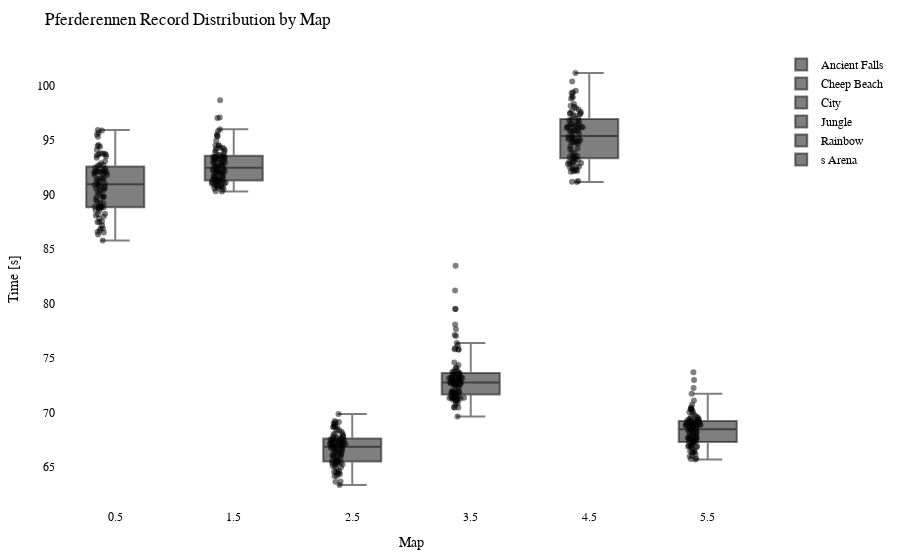

Notebook cell for this chart:
### Code cell
import plotly.graph_objects as go
import plotly.io as pio

df = getRecordsDataframe(minigame="Pferderennen")

# Calculate the offset for centering the data points
num_columns = len(df.columns)
offset = 0.5

# Create a Swarm plot using Plotly
fig = go.Figure()

for i, column in enumerate(df.columns):
    x_values = [i + offset] * len(df[column])  # Adjust x-values with offset for horizontal centering
    fig.add_trace(go.Box(x=x_values,
                         y=df[column],
                         name=column,
                         boxpoints='all',
                         pointpos=-0.5,  # Adjust point position to prevent overlapping
                         marker=dict(color='rgba(0,0,0,0.5)', size=6),  # Adjust marker color and size
                         hovertext=df.index,
                         hoverinfo='text+y'))

fig.update_layout(title="Pferderennen Record Distribution by Map",
                  xaxis=dict(title="Map"),
                  yaxis=dict(title="Time [s]"),
                  showlegend=True,
                  font=dict(family="Arial", size=12, color="black"),  # Customize font
                  plot_bgcolor="white",  # Set background color
                  margin=dict(l=50, r=50, t=50, b=50),  # Adjust margins for better layout
                  )

pio.show(fig)

pio.write_html(fig, "out/pferd_swarm_plot.html")

### Figure 1 — Plotly figure (JSON) as saved in the notebook; plotly's stock layout.template omitted (floating-point values rounded to 4 significant figures)
{"data": [{"boxpoints": "all", "hoverinfo": "text+y", "hovertext": ["agowskyy", "Anni808", "Axollotel", "BacardiSprite", "bawskey", "BearchenGott", "BusinessBent", "byTobi", "cediiiiii_10", "Chander24", "Chrisi20101", "crocodile1870", "cxl1lo", "DarkCobweb", "DerBaumIstDerWeg", "Dokkkkko", "Ex4cted", "Falke23_5", "Feinberg", "Fflopse", "ForceFox", "Freeeedom", "frutigall", "GamemasterNiki", "GeneralEnte06", "Gerrygames", "Gobo9", "GrafikKatze", "Grapfen", "Gummibearchen", "H1ghsay", "h4nnes", "Harold_Sensemann", "HerrDante", "Jan2220", "JennieKim", "jimmi1410", "JOW23", "Joy_8oy", "JustK1lling", "KakaMC", "Kanickelul", "Kokochampi", "Kokochampo", "Kyuudo", "LeWi_100", "Livgo", "lizsyy", "LordAlexos", "Lubotter2009", "Luis_XYZ", "M0orey_0", "marbrueck", "Martomias", "Mincheeen", "MrNulfred", "Nexilus", "Ninivee", "officialryzon", "Oronor", "Pedrozockt", "Picutar", "PixlNight", "PolizeiDreamy", "Radattel", "Raefinzs", "Ritokii", "rXzEr_Justin", "Sackkerl", "schmaarek", "ScreamingBlatz", "Sebi1801", "Seemops_8", "Sey__", "SpeckyCut", "StaudammAusHolz", "Tomiokey", "tsuneee", "twitchparaskiill", "Txlentierter", "Umgfoin", "WirdNichtGeladen", "Wissender", "xBaumeisterin", "xX_Dima_ggg_Xx6", "xX_Masha_ggg_Xx9", "ymq_", "yzvm", "zTotito", "_n3d", "_Waldi_"], "marker": {"color": "rgba(0,0,0,0.5)", "size": 6}, "name": "Ancient Falls", "pointpos": -0.5, "type": "box", "x": [0.5, 0.5, 0.5, 0.5, 0.5, 0.5, 0.5, 0.5, 0.5, 0.5, 0.5, 0.5, 0.5, 0.5, 0.5, 0.5, 0.5, 0.5, 0.5, 0.5, 0.5, 0.5, 0.5, 0.5, 0.5, 0.5, 0.5, 0.5, 0.5, 0.5, 0.5, 0.5, 0.5, 0.5, 0.5, 0.5, 0.5, 0.5, 0.5, 0.5, 0.5, 0.5, 0.5, 0.5, 0.5, 0.5, 0.5, 0.5, 0.5, 0.5, 0.5, 0.5, 0.5, 0.5, 0.5, 0.5, 0.5, 0.5, 0.5, 0.5, 0.5, 0.5, 0.5, 0.5, 0.5, 0.5, 0.5, 0.5, 0.5, 0.5, 0.5, 0.5, 0.5, 0.5, 0.5, 0.5, 0.5, 0.5, 0.5, 0.5, 0.5, 0.5, 0.5, 0.5, 0.5, 0.5, 0.5, 0.5, 0.5, 0.5, 0.5], "y": [94.13, 91.55, 92.5, 92.37, 88.84, 87.48, 94.47, 93.69, 86.89, 93.78, 88.84, 89.21, 89.27, 92.11, 90.75, 92.03, 87.98, 93.39, null, 85.8, 95.9, 88.09, 88.8, 89.84, 87.16, 93.76, 86.57, 92.07, 90.09, 87.48, 90.82, 91.23, 94.41, 88.84, 88.96, 93.79, 92.16, 92.16, 90.38, 90.27, 91.01, null, 95.7, 94.57, 89.34, 88.55, 91.91, 86.52, 93.06, 91.51, 88.55, 91.81, 92.65, 90.7, 89.76, 92.21, 91.4, 90.9, 91.3, 93.69, 87.53, 90.61, 89.83, 95.52, 93.5, 92.06, 95.31, 91.01, 92.24, 86.89, 92.72, null, 91.43, 88.25, 95.94, 89.53, 90.56, 86.34, 92.71, 90.39, 88.2, 92.89, 89.79, 88.72, 88.89, 92.0, 86.71, 87.79, 91.82, 88.88, 93.59]}, {"boxpoints": "all", "hoverinfo": "text+y", "hovertext": ["agowskyy", "Anni808", "Axollotel", "BacardiSprite", "bawskey", "BearchenGott", "BusinessBent", "byTobi", "cediiiiii_10", "Chander24", "Chrisi20101", "crocodile1870", "cxl1lo", "DarkCobweb", "DerBaumIstDerWeg", "Dokkkkko", "Ex4cted", "Falke23_5", "Feinberg", "Fflopse", "ForceFox", "Freeeedom", "frutigall", "GamemasterNiki", "GeneralEnte06", "Gerrygames", "Gobo9", "GrafikKatze", "Grapfen", "Gummibearchen", "H1ghsay", "h4nnes", "Harold_Sensemann", "HerrDante", "Jan2220", "JennieKim", "jimmi1410", "JOW23", "Joy_8oy", "JustK1lling", "KakaMC", "Kanickelul", "Kokochampi", "Kokochampo", "Kyuudo", "LeWi_100", "Livgo", "lizsyy", "LordAlexos", "Lubotter2009", "Luis_XYZ", "M0orey_0", "marbrueck", "Martomias", "Mincheeen", "MrNulfred", "Nexilus", "Ninivee", "officialryzon", "Oronor", "Pedrozockt", "Picutar", "PixlNight", "PolizeiDreamy", "Radattel", "Raefinzs", "Ritokii", "rXzEr_Justin", "Sackkerl", "schmaarek", "ScreamingBlatz", "Sebi1801", "Seemops_8", "Sey__", "SpeckyCut", "StaudammAusHolz", "Tomiokey", "tsuneee", "twitchparaskiill", "Txlentierter", "Umgfoin", "WirdNichtGeladen", "Wissender", "xBaumeisterin", "xX_Dima_ggg_Xx6", "xX_Masha_ggg_Xx9", "ymq_", "yzvm", "zTotito", "_n3d", "_Waldi_"], "marker": {"color": "rgba(0,0,0,0.5)", "size": 6}, "name": "Cheep Beach", "pointpos": -0.5, "type": "box", "x": [1.5, 1.5, 1.5, 1.5, 1.5, 1.5, 1.5, 1.5, 1.5, 1.5, 1.5, 1.5, 1.5, 1.5, 1.5, 1.5, 1.5, 1.5, 1.5, 1.5, 1.5, 1.5, 1.5, 1.5, 1.5, 1.5, 1.5, 1.5, 1.5, 1.5, 1.5, 1.5, 1.5, 1.5, 1.5, 1.5, 1.5, 1.5, 1.5, 1.5, 1.5, 1.5, 1.5, 1.5, 1.5, 1.5, 1.5, 1.5, 1.5, 1.5, 1.5, 1.5, 1.5, 1.5, 1.5, 1.5, 1.5, 1.5, 1.5, 1.5, 1.5, 1.5, 1.5, 1.5, 1.5, 1.5, 1.5, 1.5, 1.5, 1.5, 1.5, 1.5, 1.5, 1.5, 1.5, 1.5, 1.5, 1.5, 1.5, 1.5, 1.5, 1.5, 1.5, 1.5, 1.5, 1.5, 1.5, 1.5, 1.5, 1.5, 1.5], "y": [92.15, 93.21, 94.3, 91.03, 91.66, 90.85, 95.53, 94.06, 90.31, 93.28, 91.58, 91.36, 91.34, 92.25, 92.96, 94.5, 91.43, 92.47, 96.01, 90.28, 94.31, 90.59, 91.2, 92.78, 90.56, 91.96, 90.78, 92.24, 91.81, 90.85, 94.24, 91.63, 92.71, 90.73, 92.3, 93.07, 93.28, 91.0, 92.57, 97.09, 91.3, 98.66, 95.84, 97.03, 91.51, 91.17, 93.46, 90.82, 94.96, 93.89, 91.71, 93.66, 92.9, 92.0, 92.93, 92.81, 93.47, 91.99, null, 95.39, 91.15, 91.99, 92.12, 93.45, 94.51, 93.61, 93.43, 93.45, 93.78, 90.49, 94.01, 93.13, 91.31, 90.85, 93.28, 92.49, 92.67, 91.44, 93.57, 94.17, 91.09, 92.26, 92.55, 91.04, 92.16, 94.51, 90.67, 91.26, 95.36, 91.24, 93.37]}, {"boxpoints": "all", "hoverinfo": "text+y", "hovertext": ["agowskyy", "Anni808", "Axollotel", "BacardiSprite", "bawskey", "BearchenGott", "BusinessBent", "byTobi", "cediiiiii_10", "Chander24", "Chrisi20101", "crocodile1870", "cxl1lo", "DarkCobweb", "DerBaumIstDerWeg", "Dokkkkko", "Ex4cted", "Falke23_5", "Feinberg", "Fflopse", "ForceFox", "Freeeedom", "frutigall", "GamemasterNiki", "GeneralEnte06", "Gerrygames", "Gobo9", "GrafikKatze", "Grapfen", "Gummibearchen", "H1ghsay", "h4nnes", "Harold_Sensemann", "HerrDante", "Jan2220", "JennieKim", "jimmi1410", "JOW23", "Joy_8oy", "JustK1lling", "KakaMC", "Kanickelul", "Kokochampi", "Kokochampo", "Kyuudo", "LeWi_100", "Livgo", "lizsyy", "LordAlexos", "Lubotter2009", "Luis_XYZ", "M0orey_0", "marbrueck", "Martomias", "Mincheeen", "MrNulfred", "Nexilus", "Ninivee", "officialryzon", "Oronor", "Pedrozockt", "Picutar", "PixlNight", "PolizeiDreamy", "Radattel", "Raefinzs", "Ritokii", "rXzEr_Justin", "Sackkerl", "schmaarek", "ScreamingBlatz", "Sebi1801", "Seemops_8", "Sey__", "SpeckyCut", "StaudammAusHolz", "Tomiokey", "tsuneee", "twitchparaskiill", "Txlentierter", "Umgfoin", "WirdNichtGeladen", "Wissender", "xBaumeisterin", "xX_Dima_ggg_Xx6", "xX_Masha_ggg_Xx9", "ymq_", "yzvm", "zTotito", "_n3d", "_Waldi_"], "marker": {"color": "rgba(0,0,0,0.5)", "size": 6}, "name": "City", "pointpos": -0.5, "type": "box", "x": [2.5, 2.5, 2.5, 2.5, 2.5, 2.5, 2.5, 2.5, 2.5, 2.5, 2.5, 2.5, 2.5, 2.5, 2.5, 2.5, 2.5, 2.5, 2.5, 2.5, 2.5, 2.5, 2.5, 2.5, 2.5, 2.5, 2.5, 2.5, 2.5, 2.5, 2.5, 2.5, 2.5, 2.5, 2.5, 2.5, 2.5, 2.5, 2.5, 2.5, 2.5, 2.5, 2.5, 2.5, 2.5, 2.5, 2.5, 2.5, 2.5, 2.5, 2.5, 2.5, 2.5, 2.5, 2.5, 2.5, 2.5, 2.5, 2.5, 2.5, 2.5, 2.5, 2.5, 2.5, 2.5, 2.5, 2.5, 2.5, 2.5, 2.5, 2.5, 2.5, 2.5, 2.5, 2.5, 2.5, 2.5, 2.5, 2.5, 2.5, 2.5, 2.5, 2.5, 2.5, 2.5, 2.5, 2.5, 2.5, 2.5, 2.5, 2.5], "y": [69.12, 66.19, 68.41, 64.89, 65.8, 65.07, 67.88, 68.03, 63.66, 69.07, 65.52, 65.9, 65.37, 66.95, 67.51, 67.65, 65.29, 66.71, 69.0, 63.32, 66.48, 65.46, 66.26, 67.04, 64.64, 66.84, 64.39, 65.57, 66.71, 65.07, 67.42, 65.7, 68.11, 64.17, 67.29, 67.49, 68.67, 65.97, 66.68, 66.38, 65.2, 66.45, 69.2, 68.69, 65.36, 65.48, 66.52, 64.17, 66.05, 67.24, 67.52, 68.36, 67.62, 66.68, 66.22, 67.29, 67.76, 66.98, null, 67.35, 64.95, 68.21, 67.1, 66.94, 68.65, 66.89, 67.61, 67.17, 66.97, 64.31, 66.15, 67.39, 65.91, 64.53, 68.68, 67.46, 67.18, 64.54, 67.1, null, 65.35, 67.77, 66.75, 67.67, 67.07, 68.91, 64.48, 63.62, 67.99, 65.41, 69.86]}, {"boxpoints": "all", "hoverinfo": "text+y", "hovertext": ["agowskyy", "Anni808", "Axollotel", "BacardiSprite", "bawskey", "BearchenGott", "BusinessBent", "byTobi", "cediiiiii_10", "Chander24", "Chrisi20101", "crocodile1870", "cxl1lo", "DarkCobweb", "DerBaumIstDerWeg", "Dokkkkko", "Ex4cted", "Falke23_5", "Feinberg", "Fflopse", "ForceFox", "Freeeedom", "frutigall", "GamemasterNiki", "GeneralEnte06", "Gerrygames", "Gobo9", "GrafikKatze", "Grapfen", "Gummibearchen", "H1ghsay", "h4nnes", "Harold_Sensemann", "HerrDante", "Jan2220", "JennieKim", "jimmi1410", "JOW23", "Joy_8oy", "JustK1lling", "KakaMC", "Kanickelul", "Kokochampi", "Kokochampo", "Kyuudo", "LeWi_100", "Livgo", "lizsyy", "LordAlexos", "Lubotter2009", "Luis_XYZ", "M0orey_0", "marbrueck", "Martomias", "Mincheeen", "MrNulfred", "Nexilus", "Ninivee", "officialryzon", "Oronor", "Pedrozockt", "Picutar", "PixlNight", "PolizeiDreamy", "Radattel", "Raefinzs", "Ritokii", "rXzEr_Justin", "Sackkerl", "schmaarek", "ScreamingBlatz", "Sebi1801", "Seemops_8", "Sey__", "SpeckyCut", "StaudammAusHolz", "Tomiokey", "tsuneee", "twitchparaskiill", "Txlentierter", "Umgfoin", "WirdNichtGeladen", "Wissender", "xBaumeisterin", "xX_Dima_ggg_Xx6", "xX_Masha_ggg_Xx9", "ymq_", "yzvm", "zTotito", "_n3d", "_Waldi_"], "marker": {"color": "rgba(0,0,0,0.5)", "size": 6}, "name": "Jungle", "pointpos": -0.5, "type": "box", "x": [3.5, 3.5, 3.5, 3.5, 3.5, 3.5, 3.5, 3.5, 3.5, 3.5, 3.5, 3.5, 3.5, 3.5, 3.5, 3.5, 3.5, 3.5, 3.5, 3.5, 3.5, 3.5, 3.5, 3.5, 3.5, 3.5, 3.5, 3.5, 3.5, 3.5, 3.5, 3.5, 3.5, 3.5, 3.5, 3.5, 3.5, 3.5, 3.5, 3.5, 3.5, 3.5, 3.5, 3.5, 3.5, 3.5, 3.5, 3.5, 3.5, 3.5, 3.5, 3.5, 3.5, 3.5, 3.5, 3.5, 3.5, 3.5, 3.5, 3.5, 3.5, 3.5, 3.5, 3.5, 3.5, 3.5, 3.5, 3.5, 3.5, 3.5, 3.5, 3.5, 3.5, 3.5, 3.5, 3.5, 3.5, 3.5, 3.5, 3.5, 3.5, 3.5, 3.5, 3.5, 3.5, 3.5, 3.5, 3.5, 3.5, 3.5, 3.5], "y": [79.48, 72.67, 77.02, 71.32, 75.75, 71.27, null, 73.7, 70.47, 74.11, 72.25, 72.59, 71.7, 73.52, 72.73, 72.96, 71.81, 76.17, 76.37, 69.62, 73.14, 71.1, 73.03, 71.99, 70.97, 73.78, 71.34, 71.44, 71.78, 71.27, 73.23, 71.43, 75.89, 71.34, 72.9, 72.54, 73.39, 71.87, 74.35, 71.14, 71.45, null, 74.59, null, 73.23, 70.45, 73.11, 70.85, 77.64, 72.44, 72.38, 73.19, 73.17, 72.77, 73.03, 72.6, 79.5, 72.58, 73.04, 75.81, 70.69, 73.49, 72.76, 73.62, 77.1, 73.21, 83.47, 73.54, 73.39, 71.19, 74.04, null, 71.79, 71.89, 78.07, 71.65, 73.83, 71.35, 81.18, null, 71.88, 72.72, 72.68, 71.72, 71.87, 72.87, 70.44, 71.44, 73.58, 71.25, 75.8]}, {"boxpoints": "all", "hoverinfo": "text+y", "hovertext": ["agowskyy", "Anni808", "Axollotel", "BacardiSprite", "bawskey", "BearchenGott", "BusinessBent", "byTobi", "cediiiiii_10", "Chander24", "Chrisi20101", "crocodile1870", "cxl1lo", "DarkCobweb", "DerBaumIstDerWeg", "Dokkkkko", "Ex4cted", "Falke23_5", "Feinberg", "Fflopse", "ForceFox", "Freeeedom", "frutigall", "GamemasterNiki", "GeneralEnte06", "Gerrygames", "Gobo9", "GrafikKatze", "Grapfen", "Gummibearchen", "H1ghsay", "h4nnes", "Harold_Sensemann", "HerrDante", "Jan2220", "JennieKim", "jimmi1410", "JOW23", "Joy_8oy", "JustK1lling", "KakaMC", "Kanickelul", "Kokochampi", "Kokochampo", "Kyuudo", "LeWi_100", "Livgo", "lizsyy", "LordAlexos", "Lubotter2009", "Luis_XYZ", "M0orey_0", "marbrueck", "Martomias", "Mincheeen", "MrNulfred", "Nexilus", "Ninivee", "officialryzon", "Oronor", "Pedrozockt", "Picutar", "PixlNight", "PolizeiDreamy", "Radattel", "Raefinzs", "Ritokii", "rXzEr_Justin", "Sackkerl", "schmaarek", "ScreamingBlatz", "Sebi1801", "Seemops_8", "Sey__", "SpeckyCut", "StaudammAusHolz", "Tomiokey", "tsuneee", "twitchparaskiill", "Txlentierter", "Umgfoin", "WirdNichtGeladen", "Wissender", "xBaumeisterin", "xX_Dima_ggg_Xx6", "xX_Masha_ggg_Xx9", "ymq_", "yzvm", "zTotito", "_n3d", "_Waldi_"], "marker": {"color": "rgba(0,0,0,0.5)", "size": 6}, "name": "Rainbow", "pointpos": -0.5, "type": "box", "x": [4.5, 4.5, 4.5, 4.5, 4.5, 4.5, 4.5, 4.5, 4.5, 4.5, 4.5, 4.5, 4.5, 4.5, 4.5, 4.5, 4.5, 4.5, 4.5, 4.5, 4.5, 4.5, 4.5, 4.5, 4.5, 4.5, 4.5, 4.5, 4.5, 4.5, 4.5, 4.5, 4.5, 4.5, 4.5, 4.5, 4.5, 4.5, 4.5, 4.5, 4.5, 4.5, 4.5, 4.5, 4.5, 4.5, 4.5, 4.5, 4.5, 4.5, 4.5, 4.5, 4.5, 4.5, 4.5, 4.5, 4.5, 4.5, 4.5, 4.5, 4.5, 4.5, 4.5, 4.5, 4.5, 4.5, 4.5, 4.5, 4.5, 4.5, 4.5, 4.5, 4.5, 4.5, 4.5, 4.5, 4.5, 4.5, 4.5, 4.5, 4.5, 4.5, 4.5, 4.5, 4.5, 4.5, 4.5, 4.5, 4.5, 4.5, 4.5], "y": [98.92, 95.79, 95.75, 92.92, 97.95, 93.03, 98.33, 94.79, 91.15, 99.39, 93.92, 92.89, 95.38, 94.8, 94.24, 96.36, 92.97, 95.92, 96.25, 91.24, 93.53, 92.21, 94.87, 94.84, 93.84, 95.22, 91.19, 92.56, 93.32, 93.03, 97.51, 93.34, 96.19, 92.29, 95.17, 96.84, 96.11, 92.56, 97.39, 97.83, 93.19, null, 99.54, 97.61, 96.03, 92.1, 97.28, 92.17, 101.2, 95.59, 96.48, 96.23, 97.02, 95.29, 96.46, 94.67, 98.17, 96.78, null, 97.45, 92.14, 96.17, 93.0, 96.28, 99.06, 97.25, 96.72, 96.54, 95.82, 92.57, 96.92, 97.72, 94.91, 93.57, 98.8, 94.43, 98.08, 92.37, 95.88, 92.5, 94.99, 95.09, 96.23, 94.19, 95.15, 100.4, 92.81, 93.47, 99.34, 93.46, 97.44]}, {"boxpoints": "all", "hoverinfo": "text+y", "hovertext": ["agowskyy", "Anni808", "Axollotel", "BacardiSprite", "bawskey", "BearchenGott", "BusinessBent", "byTobi", "cediiiiii_10", "Chander24", "Chrisi20101", "crocodile1870", "cxl1lo", "DarkCobweb", "DerBaumIstDerWeg", "Dokkkkko", "Ex4cted", "Falke23_5", "Feinberg", "Fflopse", "ForceFox", "Freeeedom", "frutigall", "GamemasterNiki", "GeneralEnte06", "Gerrygames", "Gobo9", "GrafikKatze", "Grapfen", "Gummibearchen", "H1ghsay", "h4nnes", "Harold_Sensemann", "HerrDante", "Jan2220", "JennieKim", "jimmi1410", "JOW23", "Joy_8oy", "JustK1lling", "KakaMC", "Kanickelul", "Kokochampi", "Kokochampo", "Kyuudo", "LeWi_100", "Livgo", "lizsyy", "LordAlexos", "Lubotter2009", "Luis_XYZ", "M0orey_0", "marbrueck", "Martomias", "Mincheeen", "MrNulfred", "Nexilus", "Ninivee", "officialryzon", "Oronor", "Pedrozockt", "Picutar", "PixlNight", "PolizeiDreamy", "Radattel", "Raefinzs", "Ritokii", "rXzEr_Justin", "Sackkerl", "schmaarek", "ScreamingBlatz", "Sebi1801", "Seemops_8", "Sey__", "SpeckyCut", "StaudammAusHolz", "Tomiokey", "tsuneee", "twitchparaskiill", "Txlentierter", "Umgfoin", "WirdNichtGeladen", "Wissender", "xBaumeisterin", "xX_Dima_ggg_Xx6", "xX_Masha_ggg_Xx9", "ymq_", "yzvm", "zTotito", "_n3d", "_Waldi_"], "marker": {"color": "rgba(0,0,0,0.5)", "size": 6}, "name": "s Arena", "pointpos": -0.5, "type": "box", "x": [5.5, 5.5, 5.5, 5.5, 5.5, 5.5, 5.5, 5.5, 5.5, 5.5, 5.5, 5.5, 5.5, 5.5, 5.5, 5.5, 5.5, 5.5, 5.5, 5.5, 5.5, 5.5, 5.5, 5.5, 5.5, 5.5, 5.5, 5.5, 5.5, 5.5, 5.5, 5.5, 5.5, 5.5, 5.5, 5.5, 5.5, 5.5, 5.5, 5.5, 5.5, 5.5, 5.5, 5.5, 5.5, 5.5, 5.5, 5.5, 5.5, 5.5, 5.5, 5.5, 5.5, 5.5, 5.5, 5.5, 5.5, 5.5, 5.5, 5.5, 5.5, 5.5, 5.5, 5.5, 5.5, 5.5, 5.5, 5.5, 5.5, 5.5, 5.5, 5.5, 5.5, 5.5, 5.5, 5.5, 5.5, 5.5, 5.5, 5.5, 5.5, 5.5, 5.5, 5.5, 5.5, 5.5, 5.5, 5.5, 5.5, 5.5, 5.5], "y": [69.18, 68.9, 69.14, 66.32, 68.82, 66.9, 69.2, 69.33, 65.72, 68.11, 68.7, 67.6, 67.31, 66.84, 69.54, 68.36, 66.8, 67.78, 72.97, 65.94, 71.09, 67.5, 68.57, 68.64, 66.36, 67.25, 65.67, 67.56, 67.41, 66.9, 69.21, 67.28, 68.14, 66.78, 69.03, 68.39, 68.92, 67.27, 68.82, 72.24, 67.65, 73.68, 70.0, 69.61, 67.86, 68.91, 70.7, 66.42, 71.7, 68.45, 67.28, 70.3, 69.22, 67.73, 68.86, 69.57, 70.28, 69.16, 70.31, 69.98, 65.77, 67.75, 68.98, 68.86, 70.1, 69.41, 68.66, 69.21, 69.41, 66.35, 68.19, 68.39, 66.47, 68.08, 70.45, 69.01, 67.65, 66.03, 69.34, 67.29, 66.97, 67.97, 67.64, 68.21, 68.84, 69.75, 66.16, 66.96, 68.78, 66.93, 69.02]}], "layout": {"font": {"color": "black", "family": "Arial", "size": 12}, "margin": {"b": 50, "l": 50, "r": 50, "t": 50}, "plot_bgcolor": "white", "showlegend": true, "title": {"text": "Pferderennen Record Distribution by Map"}, "xaxis": {"title": {"text": "Map"}}, "yaxis": {"title": {"text": "Time [s]"}}}}
